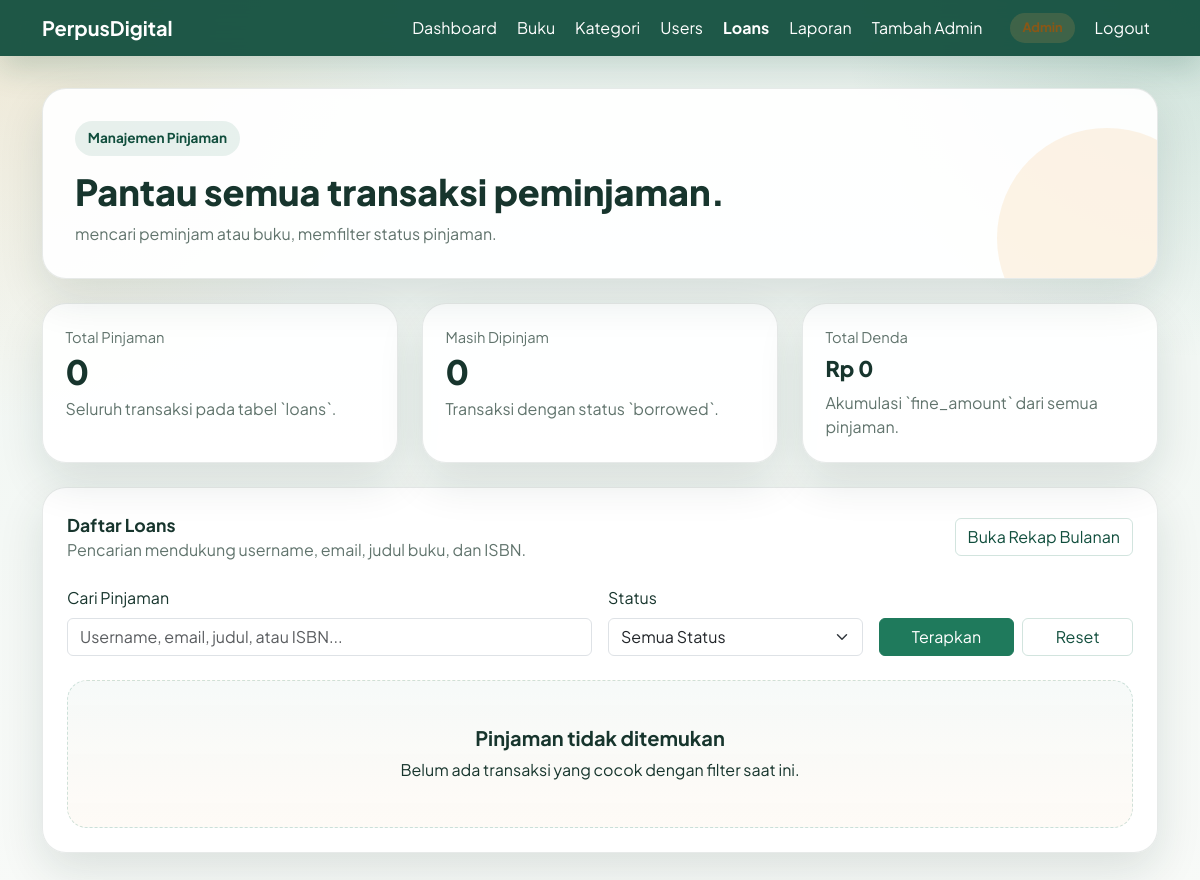
Before: /loans.php (signed in) with the older database file.
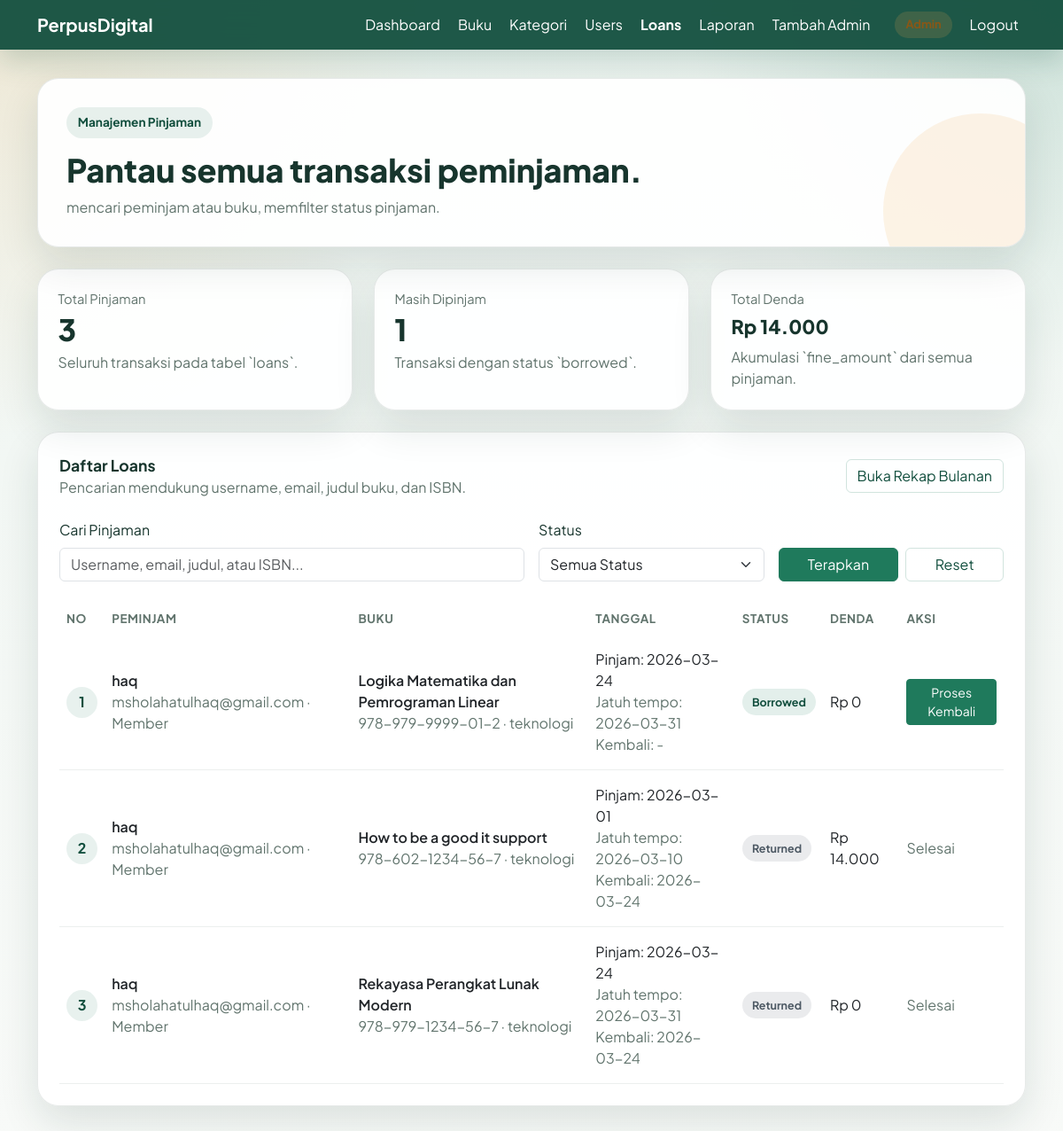
After: the same page with the newer database file.
### tables this page shows
CREATE TABLE `loans` (
  `id` int NOT NULL,
  `user_id` int DEFAULT NULL,
  `book_id` int DEFAULT NULL,
  `loan_date` date NOT NULL,
  `due_date` date NOT NULL,
  `return_date` date DEFAULT NULL,
  `status` enum('borrowed','returned') DEFAULT 'borrowed',
  `fine_amount` decimal(10,2) DEFAULT '0.00'
);

CREATE TABLE `users` (
  `id` int NOT NULL,
  `username` varchar(50) NOT NULL,
  `password` varchar(255) NOT NULL,
  `email` varchar(100) NOT NULL,
  `role` enum('admin','member') DEFAULT 'member',
  `created_at` timestamp NULL DEFAULT CURRENT_TIMESTAMP
);

CREATE TABLE `books` (
  `id` int NOT NULL,
  `isbn` varchar(20) NOT NULL,
  `title` varchar(255) NOT NULL,
  `author` varchar(100) DEFAULT NULL,
  `publisher` varchar(100) DEFAULT NULL,
  `year` year DEFAULT NULL,
  `stock` int DEFAULT '0',
  `cover_image` varchar(255) DEFAULT NULL,
  `category_id` int DEFAULT NULL
);

CREATE TABLE `categories` (
  `id` int NOT NULL,
  `name` varchar(100) NOT NULL,
  `description` text
);

### public/loans.php (called while the page is built)
<?php require_once __DIR__ . '/../pages/loans.php';

### includes/helpers.php (called while the page is built, shortened)
<?php
function e(mixed $value): string
{
    return htmlspecialchars((string) $value, ENT_QUOTES, 'UTF-8');
}
function isLoggedIn(): bool
{
    return isset($_SESSION['user_id'], $_SESSION['role']);
}
function currentUserRole(): ?string
{
    return $_SESSION['role'] ?? null;
}
function roleLabel(?string $role): string
{
    return $role === 'admin' ? 'Admin' : 'Member';
}
function dashboardUrl(?string $role = null): string
{
    return ($role ?? currentUserRole()) === 'admin' ? 'admin_dashboard.php' : 'member_dashboard.php';
}

### src/Core/Database.php (called while the page is built)
<?php
class Database
{
    private static ?PDO $instance = null;
    public static function getInstance(): PDO
    {
        if (self::$instance === null) {
            $host = 'localhost';
            $dbname = 'perpustakaan_digital';
            $username = 'root';
            $password = '';
            $dsn = "mysql:host={$host};dbname={$dbname};charset=utf8mb4";
            self::$instance = new PDO($dsn, $username, $password, [
                PDO::ATTR_ERRMODE => PDO::ERRMODE_EXCEPTION,
                PDO::ATTR_DEFAULT_FETCH_MODE => PDO::FETCH_ASSOC,
                PDO::ATTR_EMULATE_PREPARES => false,
            ]);
        }
        return self::$instance;
    }
}

### src/Core/BaseModel.php (called while the page is built, shortened)
<?php
class BaseModel
{
    protected PDO $db;
    protected string $table = '';
    public function __construct()
    {
        $this->db = Database::getInstance();
    }
    public function countAll(): int
    {
        $stmt = $this->db->prepare("SELECT COUNT(*) FROM {$this->table}");
        $stmt->execute();
        return (int) $stmt->fetchColumn();
    }
    protected function fetchScalar(string $sql, array $params = []): mixed
    {
        $stmt = $this->db->prepare($sql);
        $stmt->execute($params);
        return $stmt->fetchColumn();
    }
}

### src/Models/LoanModel.php (called while the page is built, shortened)
<?php
class LoanModel extends BaseModel
{
    public function countActiveLoans(?int $userId = null): int
    {
        if ($userId === null) {
            return (int) $this->fetchScalar("SELECT COUNT(*) FROM loans WHERE status = 'borrowed'");
        }
        $stmt = $this->db->prepare(
            "SELECT COUNT(*) FROM loans WHERE user_id = :user_id AND status = 'borrowed'"
        );
        $stmt->execute(['user_id' => $userId]);
        return (int) $stmt->fetchColumn();
    }
    public function getPaginated(int $limit, int $offset, string $keyword = '', string $status = ''): array
    {
        $sql = 'SELECT l.*, u.username, u.email, u.role, b.title, b.author, b.isbn, c.name AS category_name
                FROM loans l
                INNER JOIN users u ON u.id = l.user_id
                INNER JOIN books b ON b.id = l.book_id
                LEFT JOIN categories c ON c.id = b.category_id';
        $search = $this->buildSearchClause($keyword, $status);
        $sql .= $search['sql'];
        $sql .= ' ORDER BY l.id DESC LIMIT :limit OFFSET :offset';
        $stmt = $this->db->prepare($sql);
        $stmt->bindValue(':limit', $limit, PDO::PARAM_INT);
        $stmt->bindValue(':offset', $offset, PDO::PARAM_INT);
        $stmt->execute();
        return $stmt->fetchAll();
    }
    public function totalCollectedFines(): float
    {
        return (float) $this->fetchScalar('SELECT COALESCE(SUM(fine_amount), 0) FROM loans');
    }
    private function buildSearchClause(string $keyword = '', string $status = ''): array
    {
        $keyword = trim($keyword);
        $status = trim($status);
        $clauses = [];
        $params = [];
        if (empty($clauses)) {
            return ['sql' => '', 'params' => []];
        }
        return [
            'sql' => ' WHERE ' . implode(' AND ', $clauses),
            'params' => $params,
        ];
    }
}

### pages/loans.php (the view, shortened to what the changed rows need)
<?php
require_once __DIR__ . '/../includes/layout.php';
$loanModel = new LoanModel();
$keyword = trim($_GET['search'] ?? '');
$statusFilter = trim($_GET['status'] ?? '');
$page = max(1, (int) ($_GET['page'] ?? 1));
$limit = 10;
$loans = $loanModel->getPaginated($limit, ($page - 1) * $limit, $keyword, $statusFilter);
renderPageStart('Daftar Pinjaman', [
    'active' => 'loans',
]);
?>
<div class="container fade-up">
    <div class="hero-card mb-4">
        <h1 class="hero-title">Pantau semua transaksi peminjaman.</h1>
    </div>
    <div class="row g-4 mb-4">
        <div class="col-md-4">
            <div class="stat-card">
                <div class="stat-label">Total Pinjaman</div>
                <div class="stat-value"><?= $loanModel->countAll(); ?></div>
                <div class="muted-text mt-2">Seluruh transaksi pada tabel `loans`.</div>
            </div>
        </div>
        <div class="col-md-4">
            <div class="stat-card">
                <div class="stat-label">Masih Dipinjam</div>
                <div class="stat-value"><?= $loanModel->countActiveLoans(); ?></div>
                <div class="muted-text mt-2">Transaksi dengan status `borrowed`.</div>
            </div>
        </div>
        <div class="col-md-4">
            <div class="stat-card">
                <div class="stat-label">Total Denda</div>
                <div class="stat-value stat-value-compact">Rp <?= number_format($loanModel->totalCollectedFines(), 0, ',', '.'); ?></div>
                <div class="muted-text mt-2">Akumulasi `fine_amount` dari semua pinjaman.</div>
            </div>
        </div>
    </div>
    <div class="surface-card section-block">
        <?php if (empty($loans)): ?>
            <div class="empty-state">
                <h3 class="h5 fw-bold mb-2">Pinjaman tidak ditemukan</h3>
                <p class="mb-0">Belum ada transaksi yang cocok dengan filter saat ini.</p>
            </div>
        <?php else: ?>
            <div class="table-responsive">
                <table class="table mb-0">
                    <thead>
                        <tr>
                            <th>No</th>
                            <th>Peminjam</th>
                            <th>Buku</th>
                            <th>Tanggal</th>
                            <th>Status</th>
                            <th>Denda</th>
                            <th>Aksi</th>
                        </tr>
                    </thead>
                    <tbody>
                        <?php foreach ($loans as $index => $loan): ?>
                            <tr>
                                <td><span class="number-badge"><?= (($page - 1) * $limit) + $index + 1; ?></span></td>
                                <td>
                                    <div class="fw-semibold"><?= e($loan['username']); ?></div>
                                    <div class="table-subtext"><?= e($loan['email']); ?> · <?= e(roleLabel($loan['role'])); ?></div>
                                </td>
                                <td>
                                    <div class="fw-semibold"><?= e($loan['title']); ?></div>
                                    <div class="table-subtext"><?= e($loan['isbn']); ?> · <?= e($loan['category_name'] ?? 'Tanpa kategori'); ?></div>
                                </td>
                                <td>
                                    <div>Pinjam: <?= e($loan['loan_date']); ?></div>
                                    <div class="table-subtext">Jatuh tempo: <?= e($loan['due_date']); ?></div>
                                    <div class="table-subtext">Kembali: <?= e($loan['return_date'] ?? '-'); ?></div>
                                </td>
                                <td>
                                    <span class="loan-status <?= e($loan['status']); ?>"><?= e(ucfirst($loan['status'])); ?></span>
                                </td>
                                <td>Rp <?= number_format((float) $loan['fine_amount'], 0, ',', '.'); ?></td>
                                <td>
                                    <?php if ($loan['status'] === 'borrowed'): ?>
                                        <form action="return_book.php" method="POST" class="d-inline">
                                            <button type="submit" class="btn btn-sm btn-brand">Proses Kembali</button>
                                        </form>
                                    <?php else: ?>
                                        <span class="table-subtext">Selesai</span>
                                    <?php endif; ?>
                                </td>
                            </tr>
                        <?php endforeach; ?>
                    </tbody>
                </table>
            </div>
        <?php endif; ?>
    </div>
</div>
<?php renderPageEnd(); ?>

### includes/layout.php (shortened to what the changed rows need)
<?php
function renderPageStart(string $title, array $options = []): void
{
    $showNav = $options['show_nav'] ?? isLoggedIn();
    $active = $options['active'] ?? '';
    $containerClass = $options['container_class'] ?? 'app-shell';
    echo '<!DOCTYPE html>';
    echo '<html lang="id">';
    echo '<head>';
    echo '<link href="https://cdn.jsdelivr.net/npm/bootstrap@5.3.0/dist/css/bootstrap.min.css" rel="stylesheet">';
    echo '<link rel="stylesheet" href="assets/css/app.css">';
    echo '</head>';
    echo '<body>';
    if ($showNav) {
        renderNavbar($active);
    }
    echo '<main class="' . e($containerClass) . '">';
}
function renderNavbar(string $active = ''): void
{
    $items = [
        ['key' => 'dashboard', 'label' => 'Dashboard', 'href' => dashboardUrl()],
        ['key' => 'books', 'label' => 'Buku', 'href' => 'books.php'],
    ];
    if (currentUserRole() === 'admin') {
        $items[] = ['key' => 'categories', 'label' => 'Kategori', 'href' => 'categories.php'];
        $items[] = ['key' => 'users', 'label' => 'Users', 'href' => 'users.php'];
        $items[] = ['key' => 'loans', 'label' => 'Loans', 'href' => 'loans.php'];
        $items[] = ['key' => 'reports', 'label' => 'Laporan', 'href' => 'reports.php'];
        $items[] = ['key' => 'register_admin', 'label' => 'Tambah Admin', 'href' => 'register_admin.php'];
    }
    echo '<nav class="navbar navbar-expand-lg app-navbar">';
    echo '<div class="container">';
    echo '<div class="navbar-nav ms-auto align-items-center gap-lg-1 flex-wrap">';
    foreach ($items as $item) {
        $isActive = $active === $item['key'] ? ' active' : '';
        echo '<a class="nav-link' . $isActive . '" href="' . e($item['href']) . '">' . e($item['label']) . '</a>';
    }
    echo '<span class="pill ms-lg-3 me-lg-2">' . e(roleLabel(currentUserRole())) . '</span>';
    echo '<a class="nav-link text-warning" href="logout.php">Logout</a>';
    echo '</div>';
    echo '</div>';
    echo '</nav>';
}
function renderPageEnd(): void
{
    echo '</main>';
    echo '</body>';
    echo '</html>';
}

Changed rows visible on the page:
added loans: index "1", user.username "haq", user.email "msholahatulhaq@gmail.com", user.role "Member", book.title "Logika Matematika dan Pemrograman Linear", book.isbn "978-979-9999-01-2", categories.name "teknologi", loan_date "2026-03-24", due_date "2026-03-31", return_date "-", status "Borrowed", fine_amount "0"
added loans: index "2", user.username "haq", user.email "msholahatulhaq@gmail.com", user.role "Member", book.title "How to be a good it support", book.isbn "978-602-1234-56-7", categories.name "teknologi", loan_date "2026-03-01", due_date "2026-03-10", return_date "2026-03-24", status "Returned", fine_amount "14.000", shows "Selesai"
added loans: index "3", user.username "haq", user.email "msholahatulhaq@gmail.com", user.role "Member", book.title "Rekayasa Perangkat Lunak Modern", book.isbn "978-979-1234-56-7", categories.name "teknologi", loan_date "2026-03-24", due_date "2026-03-31", return_date "2026-03-24", status "Returned", fine_amount "0", shows "Selesai"
Other visible differences:
$loanModel->countAll(): "0" → "3"
$loanModel->countActiveLoans(): "0" → "1"
$loanModel->totalCollectedFines(): "0" → "14.000"
text no longer shown: "Pinjaman tidak ditemukan Belum ada transaksi yang cocok dengan filter saat ini."
text now shown: "NO PEMINJAM BUKU TANGGAL STATUS DENDA AKSI"
